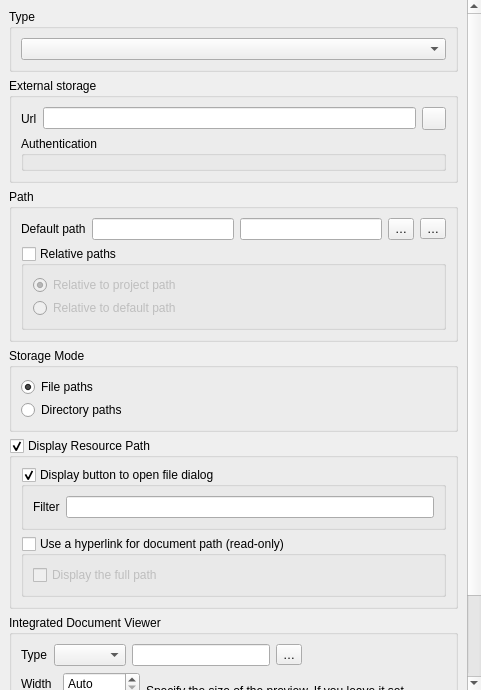
<?xml version="1.0" encoding="UTF-8"?>
<ui version="4.0">
 <author>Médéric Ribreux</author>
 <class>QgsExternalResourceConfigDlg</class>
 <widget class="QWidget" name="QgsExternalResourceConfigDlg">
  <property name="geometry">
   <rect>
    <x>0</x>
    <y>0</y>
    <width>481</width>
    <height>690</height>
   </rect>
  </property>
  <property name="windowTitle">
   <string notr="true">Form</string>
  </property>
  <layout class="QVBoxLayout" name="verticalLayout_2" stretch="0">
   <property name="spacing">
    <number>0</number>
   </property>
   <property name="sizeConstraint">
    <enum>QLayout::SetMinimumSize</enum>
   </property>
   <property name="leftMargin">
    <number>0</number>
   </property>
   <property name="topMargin">
    <number>0</number>
   </property>
   <property name="rightMargin">
    <number>0</number>
   </property>
   <property name="bottomMargin">
    <number>0</number>
   </property>
   <item>
    <widget class="QgsScrollArea" name="scrollArea">
     <property name="frameShape">
      <enum>QFrame::NoFrame</enum>
     </property>
     <property name="widgetResizable">
      <bool>true</bool>
     </property>
     <widget class="QWidget" name="scrollAreaWidgetContents">
      <property name="geometry">
       <rect>
        <x>0</x>
        <y>0</y>
        <width>467</width>
        <height>832</height>
       </rect>
      </property>
      <layout class="QVBoxLayout" name="verticalLayout_4">
       <item>
        <widget class="QGroupBox" name="groupBox_2">
         <property name="title">
          <string>Type</string>
         </property>
         <layout class="QVBoxLayout" name="verticalLayout_5">
          <item>
           <widget class="QComboBox" name="mStorageType"/>
          </item>
         </layout>
        </widget>
       </item>
       <item>
        <widget class="QGroupBox" name="mExternalStorageGroupBox">
         <property name="title">
          <string>External storage</string>
         </property>
         <layout class="QVBoxLayout" name="verticalLayout_7">
          <item>
           <layout class="QHBoxLayout" name="horizontalLayout_2">
            <item>
             <widget class="QLabel" name="label_5">
              <property name="text">
               <string>Url</string>
              </property>
             </widget>
            </item>
            <item>
             <widget class="QLineEdit" name="mStorageUrlExpression"/>
            </item>
            <item>
             <widget class="QToolButton" name="mEditStorageUrlExpression">
              <property name="layoutDirection">
               <enum>Qt::RightToLeft</enum>
              </property>
              <property name="icon">
               <iconset>
                <normaloff>:/images/themes/default/mIconExpression.svg</normaloff>:/images/themes/default/mIconExpression.svg</iconset>
              </property>
             </widget>
            </item>
           </layout>
          </item>
          <item>
           <widget class="QGroupBox" name="mAuthGroupBox">
            <property name="title">
             <string>Authentication</string>
            </property>
            <layout class="QVBoxLayout" name="verticalLayout_6">
             <property name="leftMargin">
              <number>6</number>
             </property>
             <property name="topMargin">
              <number>6</number>
             </property>
             <property name="rightMargin">
              <number>6</number>
             </property>
             <property name="bottomMargin">
              <number>6</number>
             </property>
             <item>
              <widget class="QgsAuthSettingsWidget" name="mAuthSettingsProtocol" native="true">
               <property name="sizePolicy">
                <sizepolicy hsizetype="Preferred" vsizetype="Maximum">
                 <horstretch>0</horstretch>
                 <verstretch>0</verstretch>
                </sizepolicy>
               </property>
              </widget>
             </item>
            </layout>
           </widget>
          </item>
         </layout>
        </widget>
       </item>
       <item>
        <widget class="QGroupBox" name="groupBox">
         <property name="title">
          <string>Path</string>
         </property>
         <layout class="QGridLayout" name="gridLayout_2">
          <item row="0" column="0">
           <layout class="QHBoxLayout" name="horizontalLayout">
            <property name="spacing">
             <number>6</number>
            </property>
            <property name="sizeConstraint">
             <enum>QLayout::SetMinimumSize</enum>
            </property>
            <property name="leftMargin">
             <number>0</number>
            </property>
            <property name="topMargin">
             <number>0</number>
            </property>
            <property name="rightMargin">
             <number>0</number>
            </property>
            <property name="bottomMargin">
             <number>0</number>
            </property>
            <item>
             <widget class="QLabel" name="label">
              <property name="text">
               <string>Default path</string>
              </property>
             </widget>
            </item>
            <item>
             <widget class="QLineEdit" name="mRootPath">
              <property name="enabled">
               <bool>true</bool>
              </property>
              <property name="toolTip">
               <string>&lt;html&gt;&lt;head/&gt;&lt;body&gt;&lt;p&gt;When not empty, always open the file selector at the root of this path for searching new files. If empty, the last used path of this editor widget will be used. If this editor widget has never been used by the user, the project path will be used.&lt;/p&gt;&lt;/body&gt;&lt;/html&gt;</string>
              </property>
              <property name="autoFillBackground">
               <bool>false</bool>
              </property>
              <property name="placeholderText">
               <string/>
              </property>
             </widget>
            </item>
            <item>
             <widget class="QLineEdit" name="mRootPathExpression">
              <property name="enabled">
               <bool>true</bool>
              </property>
              <property name="readOnly">
               <bool>true</bool>
              </property>
             </widget>
            </item>
            <item>
             <widget class="QToolButton" name="mRootPathButton">
              <property name="sizePolicy">
               <sizepolicy hsizetype="Preferred" vsizetype="MinimumExpanding">
                <horstretch>0</horstretch>
                <verstretch>0</verstretch>
               </sizepolicy>
              </property>
              <property name="text">
               <string>…</string>
              </property>
             </widget>
            </item>
            <item>
             <widget class="QgsPropertyOverrideButton" name="mRootPathPropertyOverrideButton">
              <property name="text">
               <string>…</string>
              </property>
             </widget>
            </item>
           </layout>
          </item>
          <item row="1" column="0">
           <widget class="QGroupBox" name="mRelativeGroupBox">
            <property name="sizePolicy">
             <sizepolicy hsizetype="Preferred" vsizetype="Minimum">
              <horstretch>0</horstretch>
              <verstretch>0</verstretch>
             </sizepolicy>
            </property>
            <property name="toolTip">
             <string>&lt;html&gt;&lt;head/&gt;&lt;body&gt;&lt;p&gt;If you want to make the attribute to store only relative paths, toggle one of these options.&lt;/p&gt;&lt;/body&gt;&lt;/html&gt;</string>
            </property>
            <property name="title">
             <string>Relative paths</string>
            </property>
            <property name="flat">
             <bool>false</bool>
            </property>
            <property name="checkable">
             <bool>true</bool>
            </property>
            <property name="checked">
             <bool>false</bool>
            </property>
            <layout class="QVBoxLayout" name="verticalLayout_3">
             <property name="spacing">
              <number>3</number>
             </property>
             <item>
              <widget class="QRadioButton" name="mRelativeProject">
               <property name="toolTip">
                <string>&lt;html&gt;&lt;head/&gt;&lt;body&gt;&lt;p&gt;If possible, this option makes the storage of the filenames with relative paths from the current QGIS project path.&lt;/p&gt;&lt;p&gt;For example, if your QGIS project is in &lt;span style=&quot; font-style:italic;&quot;&gt;&amp;quot;/home/user/my_project.qgs&amp;quot;&lt;/span&gt; and your filename is &lt;span style=&quot; font-style:italic;&quot;&gt;&amp;quot;/home/user/data/files/test.pdf&amp;quot;&lt;/span&gt;, the attribute will only store &lt;span style=&quot; font-style:italic;&quot;&gt;&amp;quot;data/files/test.pdf&amp;quot;&lt;/span&gt;.&lt;/p&gt;&lt;/body&gt;&lt;/html&gt;</string>
               </property>
               <property name="text">
                <string>Relative to project path</string>
               </property>
               <property name="checked">
                <bool>true</bool>
               </property>
               <attribute name="buttonGroup">
                <string notr="true">mRelativeButtonGroup</string>
               </attribute>
              </widget>
             </item>
             <item>
              <widget class="QRadioButton" name="mRelativeDefault">
               <property name="enabled">
                <bool>false</bool>
               </property>
               <property name="toolTip">
                <string>&lt;html&gt;&lt;head/&gt;&lt;body&gt;&lt;p&gt;If possible, this option makes the storage of the filenames with relative paths from the default path set just above.&lt;/p&gt;&lt;p&gt;For example, if your default path is &lt;span style=&quot; font-style:italic;&quot;&gt;&amp;quot;/home/user/data/&amp;quot;&lt;/span&gt; and your filename is &lt;span style=&quot; font-style:italic;&quot;&gt;&amp;quot;/home/user/data/files/test.pdf&amp;quot;&lt;/span&gt;, the attribute will only store &lt;span style=&quot; font-style:italic;&quot;&gt;&amp;quot;files/test.pdf&amp;quot;&lt;/span&gt;.&lt;/p&gt;&lt;/body&gt;&lt;/html&gt;</string>
               </property>
               <property name="text">
                <string>Relative to default path</string>
               </property>
               <attribute name="buttonGroup">
                <string notr="true">mRelativeButtonGroup</string>
               </attribute>
              </widget>
             </item>
            </layout>
           </widget>
          </item>
         </layout>
        </widget>
       </item>
       <item>
        <widget class="QGroupBox" name="mStorageModeGroupBox">
         <property name="sizePolicy">
          <sizepolicy hsizetype="Preferred" vsizetype="Minimum">
           <horstretch>0</horstretch>
           <verstretch>0</verstretch>
          </sizepolicy>
         </property>
         <property name="toolTip">
          <string>&lt;html&gt;&lt;head/&gt;&lt;body&gt;&lt;p&gt;Set exclusive file selection methods.&lt;/p&gt;&lt;/body&gt;&lt;/html&gt;</string>
         </property>
         <property name="title">
          <string>Storage Mode</string>
         </property>
         <layout class="QVBoxLayout" name="verticalLayout">
          <property name="spacing">
           <number>3</number>
          </property>
          <item>
           <widget class="QRadioButton" name="mStoreFilesButton">
            <property name="toolTip">
             <string>&lt;html&gt;&lt;head/&gt;&lt;body&gt;&lt;p&gt;If this option is checked, the attribute can only store filenames (this is the default choice).&lt;/p&gt;&lt;/body&gt;&lt;/html&gt;</string>
            </property>
            <property name="text">
             <string>File paths</string>
            </property>
            <property name="checked">
             <bool>true</bool>
            </property>
            <attribute name="buttonGroup">
             <string notr="true">mStorageButtonGroup</string>
            </attribute>
           </widget>
          </item>
          <item>
           <widget class="QRadioButton" name="mStoreDirsButton">
            <property name="toolTip">
             <string>&lt;html&gt;&lt;head/&gt;&lt;body&gt;&lt;p&gt;If this option is checked, the attribute can only store directories and not filenames. The file selector will let you choose only directories and not files.&lt;/p&gt;&lt;/body&gt;&lt;/html&gt;</string>
            </property>
            <property name="text">
             <string>Directory paths</string>
            </property>
            <attribute name="buttonGroup">
             <string notr="true">mStorageButtonGroup</string>
            </attribute>
           </widget>
          </item>
         </layout>
        </widget>
       </item>
       <item>
        <widget class="QGroupBox" name="mFileWidgetGroupBox">
         <property name="title">
          <string>Display Resource Path</string>
         </property>
         <property name="checkable">
          <bool>true</bool>
         </property>
         <layout class="QGridLayout" name="gridLayout_3">
          <item row="1" column="0">
           <widget class="QGroupBox" name="mUseLink">
            <property name="sizePolicy">
             <sizepolicy hsizetype="Preferred" vsizetype="Fixed">
              <horstretch>0</horstretch>
              <verstretch>0</verstretch>
             </sizepolicy>
            </property>
            <property name="toolTip">
             <string>&lt;html&gt;&lt;head/&gt;&lt;body&gt;&lt;p&gt;This option displays file paths as clickable hyperlinks. When you click on the file path, the file should normally be opened by the default viewer defined in your operating system.&lt;/p&gt;&lt;/body&gt;&lt;/html&gt;</string>
            </property>
            <property name="title">
             <string>Use a hyperlink for document path (read-only)</string>
            </property>
            <property name="checkable">
             <bool>true</bool>
            </property>
            <property name="checked">
             <bool>false</bool>
            </property>
            <layout class="QFormLayout" name="formLayout">
             <item row="0" column="0">
              <widget class="QCheckBox" name="mFullUrl">
               <property name="toolTip">
                <string>&lt;html&gt;&lt;head/&gt;&lt;body&gt;&lt;p&gt;By default, the hyperlink is only displayed with the name of the file and not the full path. If you check this option, hyperlinks will be displayed with the complete path.&lt;/p&gt;&lt;/body&gt;&lt;/html&gt;</string>
               </property>
               <property name="text">
                <string>Display the full path</string>
               </property>
              </widget>
             </item>
            </layout>
           </widget>
          </item>
          <item row="0" column="0">
           <widget class="QGroupBox" name="mFileWidgetButtonGroupBox">
            <property name="title">
             <string>Display button to open file dialog</string>
            </property>
            <property name="checkable">
             <bool>true</bool>
            </property>
            <layout class="QFormLayout" name="formLayout_2">
             <item row="0" column="0">
              <widget class="QLabel" name="label_4">
               <property name="text">
                <string>Filter</string>
               </property>
              </widget>
             </item>
             <item row="0" column="1">
              <widget class="QLineEdit" name="mFileWidgetFilterLineEdit">
               <property name="toolTip">
                <string>&lt;html&gt;&lt;head/&gt;&lt;body&gt;&lt;p&gt;Filter syntax is borrowed from Qt &lt;a href=&quot;http://doc.qt.io/qt-4.8/qfiledialog.html#getOpenFileName&quot;&gt;&lt;span style=&quot; text-decoration: underline; color:#0000ff;&quot;&gt;QFileDialog::getOpenFileName&lt;/span&gt;&lt;/a&gt;&lt;span style=&quot; font-family:'Courier New,courier';&quot;&gt;.&lt;/span&gt;&lt;/p&gt;&lt;p&gt;If you want simple filter on all pdf files, just use:&lt;/p&gt;&lt;p&gt;&lt;span style=&quot; font-family:'Courier New,courier';&quot;&gt;*.pdf&lt;/span&gt;&lt;/p&gt;&lt;p&gt;If you want one filter for multiple file extensions (on .pdf, .odt and .doc files):&lt;/p&gt;&lt;p&gt;&lt;span style=&quot; font-family:'Courier New,courier';&quot;&gt;*.pdf *.odt *.doc&lt;/span&gt;&lt;/p&gt;&lt;p&gt;If you want to describe your filter, use parentheses:&lt;/p&gt;&lt;p&gt;&lt;span style=&quot; font-family:'Courier New,courier';&quot;&gt;Text documents (*.pdf, *.odt, *.doc)&lt;/span&gt;&lt;/p&gt;&lt;p&gt;If you want multiple filters, separate them with ';;':&lt;/p&gt;&lt;p&gt;&lt;span style=&quot; font-family:'Courier New,courier';&quot;&gt;&amp;quot;Images (*.png *.xpm *.jpg);;Text files (*.txt);;XML files (*.xml)&amp;quot;&lt;/span&gt;&lt;/p&gt;&lt;/body&gt;&lt;/html&gt;</string>
               </property>
               <property name="placeholderText">
                <string/>
               </property>
              </widget>
             </item>
            </layout>
           </widget>
          </item>
         </layout>
        </widget>
       </item>
       <item>
        <widget class="QGroupBox" name="mDocumentViewerGroupBox">
         <property name="title">
          <string>Integrated Document Viewer</string>
         </property>
         <property name="checkable">
          <bool>false</bool>
         </property>
         <layout class="QGridLayout" name="gridLayout">
          <item row="0" column="1">
           <widget class="QLabel" name="label_3">
            <property name="text">
             <string>Type</string>
            </property>
           </widget>
          </item>
          <item row="0" column="2">
           <widget class="QComboBox" name="mDocumentViewerContentComboBox"/>
          </item>
          <item row="0" column="5">
           <spacer name="horizontalSpacer">
            <property name="orientation">
             <enum>Qt::Horizontal</enum>
            </property>
            <property name="sizeHint" stdset="0">
             <size>
              <width>40</width>
              <height>20</height>
             </size>
            </property>
           </spacer>
          </item>
          <item row="1" column="1" colspan="5">
           <widget class="QWidget" name="mDocumentViewerContentSettingsWidget" native="true">
            <layout class="QGridLayout" name="gridLayout_4">
             <property name="leftMargin">
              <number>0</number>
             </property>
             <property name="topMargin">
              <number>0</number>
             </property>
             <property name="rightMargin">
              <number>0</number>
             </property>
             <property name="bottomMargin">
              <number>0</number>
             </property>
             <item row="0" column="2" rowspan="2">
              <widget class="QLabel" name="label_2">
               <property name="text">
                <string>Specify the size of the preview. If you leave it set to Auto, an optimal size will be calculated.</string>
               </property>
               <property name="wordWrap">
                <bool>true</bool>
               </property>
              </widget>
             </item>
             <item row="0" column="0">
              <widget class="QLabel" name="label_12">
               <property name="text">
                <string>Width</string>
               </property>
              </widget>
             </item>
             <item row="1" column="1">
              <widget class="QgsSpinBox" name="mDocumentViewerHeight">
               <property name="specialValueText">
                <string>Auto</string>
               </property>
               <property name="suffix">
                <string> px</string>
               </property>
               <property name="prefix">
                <string/>
               </property>
               <property name="maximum">
                <number>10000</number>
               </property>
              </widget>
             </item>
             <item row="0" column="1">
              <widget class="QgsSpinBox" name="mDocumentViewerWidth">
               <property name="specialValueText">
                <string>Auto</string>
               </property>
               <property name="suffix">
                <string> px</string>
               </property>
               <property name="maximum">
                <number>10000</number>
               </property>
              </widget>
             </item>
             <item row="1" column="0">
              <widget class="QLabel" name="label_13">
               <property name="text">
                <string>Height</string>
               </property>
              </widget>
             </item>
             <item row="0" column="3">
              <spacer name="horizontalSpacer_2">
               <property name="orientation">
                <enum>Qt::Horizontal</enum>
               </property>
               <property name="sizeHint" stdset="0">
                <size>
                 <width>40</width>
                 <height>20</height>
                </size>
               </property>
              </spacer>
             </item>
            </layout>
           </widget>
          </item>
          <item row="0" column="4">
           <widget class="QgsPropertyOverrideButton" name="mDocumentViewerContentPropertyOverrideButton">
            <property name="text">
             <string>…</string>
            </property>
           </widget>
          </item>
          <item row="0" column="3">
           <widget class="QLineEdit" name="mDocumentViewerContentExpression">
            <property name="enabled">
             <bool>true</bool>
            </property>
            <property name="readOnly">
             <bool>true</bool>
            </property>
           </widget>
          </item>
         </layout>
        </widget>
       </item>
       <item>
        <spacer name="verticalSpacer">
         <property name="orientation">
          <enum>Qt::Vertical</enum>
         </property>
         <property name="sizeHint" stdset="0">
          <size>
           <width>20</width>
           <height>40</height>
          </size>
         </property>
        </spacer>
       </item>
      </layout>
     </widget>
    </widget>
   </item>
  </layout>
 </widget>
 <customwidgets>
  <customwidget>
   <class>QgsPropertyOverrideButton</class>
   <extends>QToolButton</extends>
   <header>qgspropertyoverridebutton.h</header>
  </customwidget>
  <customwidget>
   <class>QgsSpinBox</class>
   <extends>QSpinBox</extends>
   <header>qgsspinbox.h</header>
  </customwidget>
  <customwidget>
   <class>QgsAuthSettingsWidget</class>
   <extends>QWidget</extends>
   <header>auth/qgsauthsettingswidget.h</header>
   <container>1</container>
  </customwidget>
  <customwidget>
   <class>QgsScrollArea</class>
   <extends>QScrollArea</extends>
   <header>qgsscrollarea.h</header>
   <container>1</container>
  </customwidget>
 </customwidgets>
 <tabstops>
  <tabstop>scrollArea</tabstop>
  <tabstop>mRootPath</tabstop>
  <tabstop>mRootPathExpression</tabstop>
  <tabstop>mRootPathButton</tabstop>
  <tabstop>mRootPathPropertyOverrideButton</tabstop>
  <tabstop>mRelativeGroupBox</tabstop>
  <tabstop>mRelativeProject</tabstop>
  <tabstop>mRelativeDefault</tabstop>
  <tabstop>mStoreFilesButton</tabstop>
  <tabstop>mStoreDirsButton</tabstop>
  <tabstop>mFileWidgetGroupBox</tabstop>
  <tabstop>mFileWidgetButtonGroupBox</tabstop>
  <tabstop>mFileWidgetFilterLineEdit</tabstop>
  <tabstop>mUseLink</tabstop>
  <tabstop>mFullUrl</tabstop>
  <tabstop>mDocumentViewerContentComboBox</tabstop>
  <tabstop>mDocumentViewerContentExpression</tabstop>
  <tabstop>mDocumentViewerContentPropertyOverrideButton</tabstop>
  <tabstop>mDocumentViewerWidth</tabstop>
  <tabstop>mDocumentViewerHeight</tabstop>
 </tabstops>
 <resources/>
 <connections/>
 <buttongroups>
  <buttongroup name="mStorageButtonGroup"/>
  <buttongroup name="mRelativeButtonGroup"/>
 </buttongroups>
</ui>
